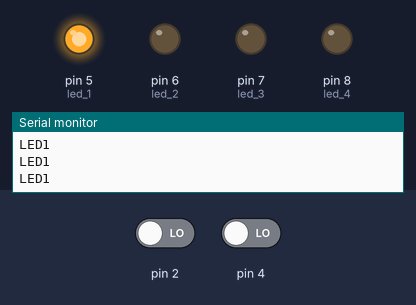
Simulated run of this sketch. Board: Arduino Uno, built with avr-gcc and run on an emulated ATmega328P. Shown: output pins drawn as LEDs (lit = HIGH), the last lines printed to the serial monitor. The inputs (shaded band) are chosen by the test bench; at power-on: pin 2 LOW, pin 4 LOW.

Above: at 1.2 s.
1.3 s: pin 2 driven HIGH
At 2.3 s:
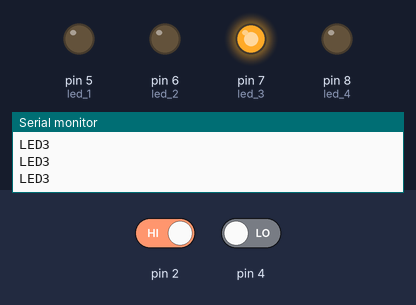
2.8 s: pin 4 driven HIGH
At 3.3 s:
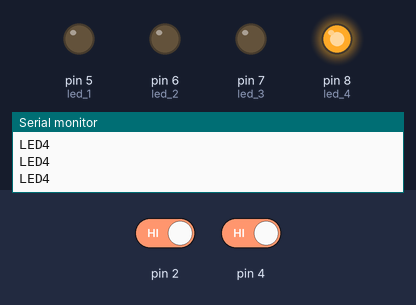
4.3 s: pin 2 driven LOW
At 5.5 s:
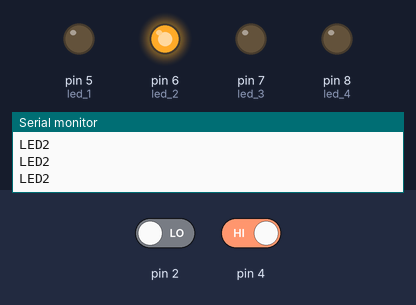
5.8 s: pin 4 driven LOW
At 6.9 s:
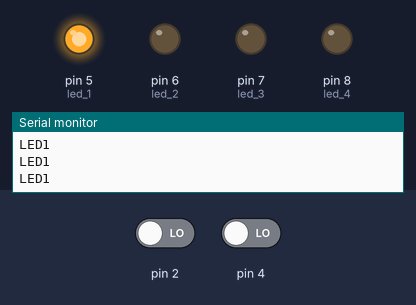
Timing chart, 0 to 8.8 s (numbered marks = the images above; inputs shaded):
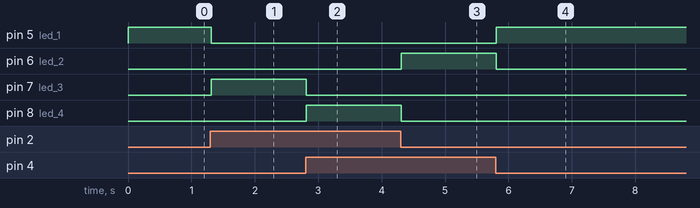

Measured:
- after the input at 1.3 s, pin 5 (led_1): HIGH → LOW at once; pin 7 (led_3): LOW → HIGH at once
- after the input at 2.8 s, pin 7 (led_3): HIGH → LOW at once; pin 8 (led_4): LOW → HIGH at once
- after the input at 4.3 s, pin 6 (led_2): LOW → HIGH at once; pin 8 (led_4): HIGH → LOW at once
- after the input at 5.8 s, pin 5 (led_1): LOW → HIGH at once; pin 6 (led_2): HIGH → LOW at once

The sketch:

lab2_cpe_301.ino
```cpp
/*
  lab2_cpe_301.ino
  Created by: Joshua Knight, Nicky Victoriano
  Date: 9/15/25
  Description: This program reads two digital inputs and lights up one of four LEDs based on the input combination.
*/

void setup()
{
  pinMode(2,INPUT);
  pinMode(4, INPUT);
  pinMode(5, OUTPUT); //led 1
  pinMode(6, OUTPUT); //led 2
  pinMode(7, OUTPUT); //led 3
  pinMode(8, OUTPUT); //led 4
  Serial.begin(9600);
}

void loop()
{
  char input1 = digitalRead(2);
  char input2 = digitalRead(4);
  int sum = 0;
  if (input1 == HIGH)
  {
    sum +=2;
  }
  if(input2 == HIGH)
  {
    sum +=1;
  }

  if (sum == 0)
  {
    Serial.println("LED1");
    digitalWrite(5, HIGH);
    digitalWrite(6, LOW);
    digitalWrite(7, LOW);
    digitalWrite(8, LOW);
  }
  else if (sum == 1)
  {
    Serial.println("LED2");
    digitalWrite(5, LOW);
    digitalWrite(6, HIGH);
    digitalWrite(7, LOW);
    digitalWrite(8, LOW);
  }
  else if (sum == 2)
  {
    Serial.println("LED3");
    digitalWrite(5, LOW);
    digitalWrite(6, LOW);
    digitalWrite(7, HIGH);
    digitalWrite(8, LOW);
  }
  else if (sum == 3)
  {
    Serial.println("LED4");
    digitalWrite(5, LOW);
    digitalWrite(6, LOW);
    digitalWrite(7, LOW);
    digitalWrite(8, HIGH);
  }


}
```
